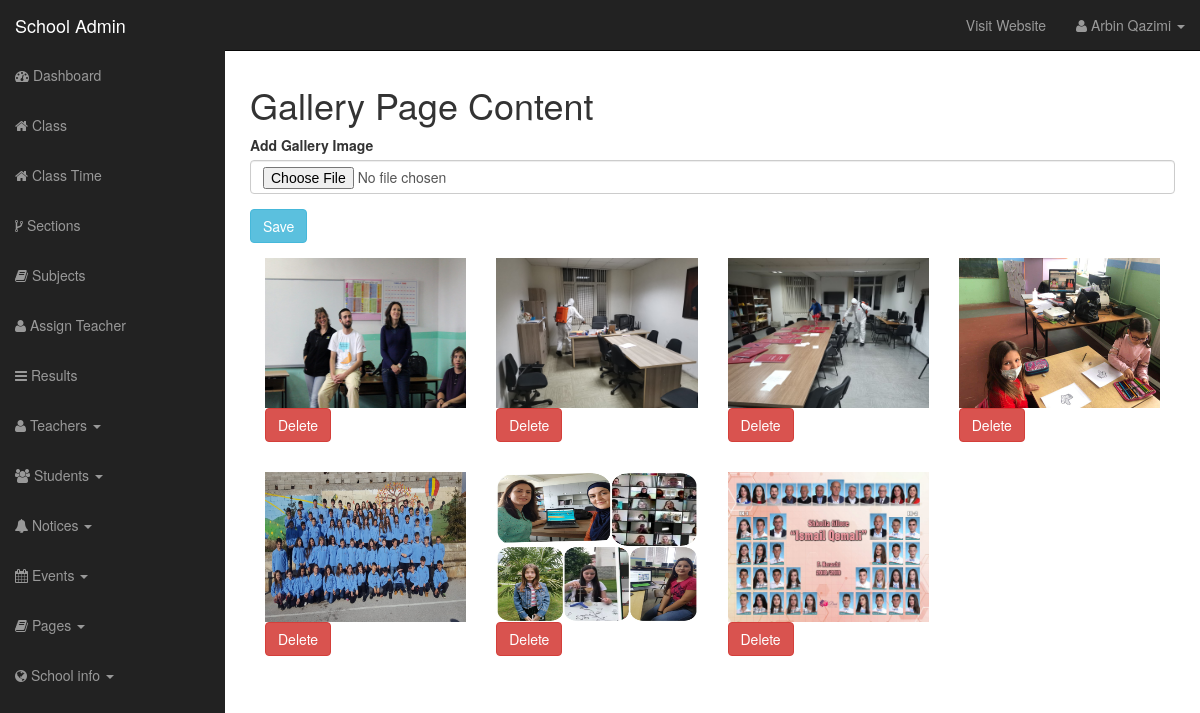
Page /school-admin/content_gallery.php (signed in) on the earlier database version.
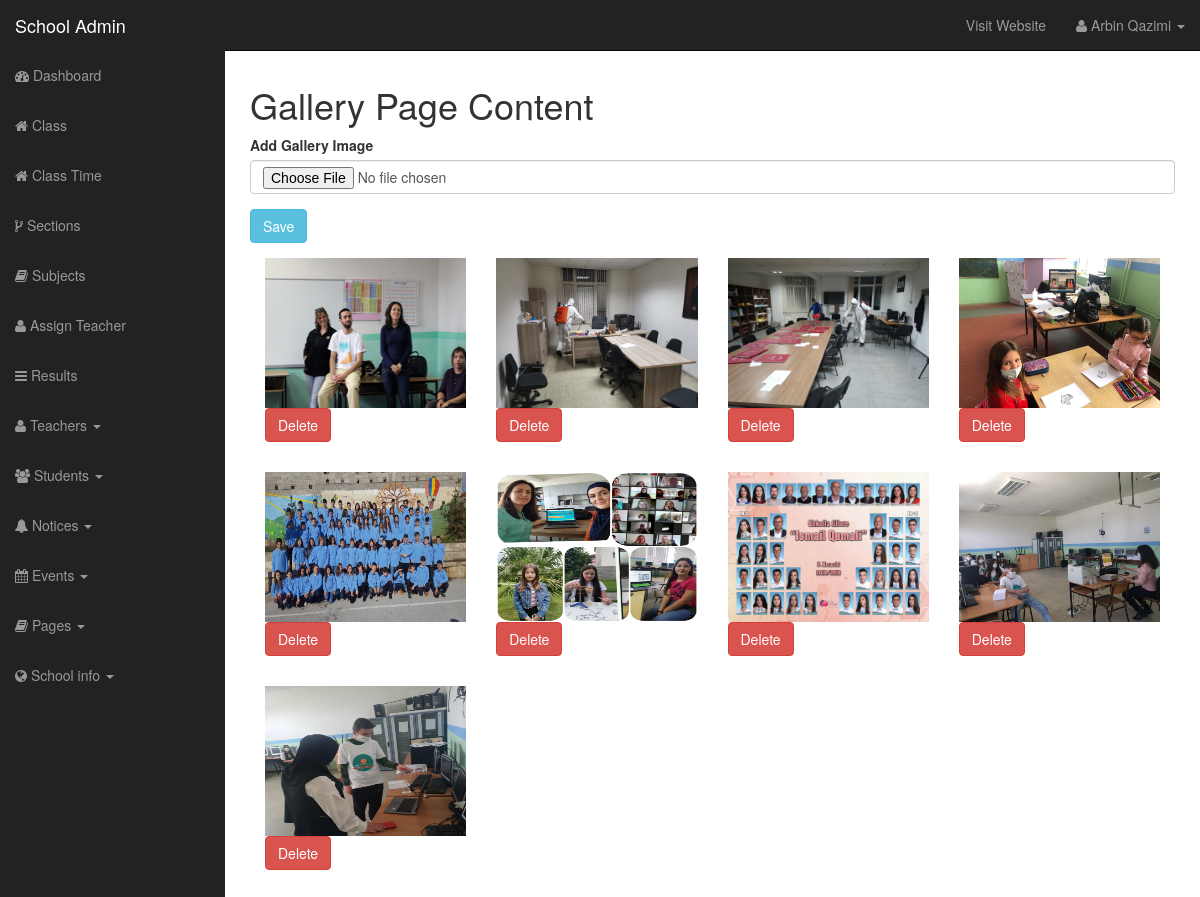
Same page on the later database version.
### tables this page shows
CREATE TABLE `user` (
  `id` int(12) NOT NULL,
  `username` varchar(100) NOT NULL,
  `user_password` varchar(255) NOT NULL,
  `user_role` varchar(30) NOT NULL,
  `user_firstname` varchar(50) DEFAULT NULL,
  `user_lastname` varchar(50) DEFAULT NULL
);

CREATE TABLE `page_contents` (
  `id` int(11) NOT NULL,
  `page_name` varchar(20) NOT NULL,
  `page_text` text DEFAULT NULL,
  `page_image` varchar(100) DEFAULT NULL
);

### functions.php (called while the page is built, shortened)
<?php
require_once "includes/db.php";
function get_name_by_session() {
	global $conn;
	$fullName = '';
	if(isset($_SESSION['username'])) {
		$session_user = $_SESSION['username'];
		$query = "SELECT user_firstname, user_lastname FROM user WHERE username='$session_user' LIMIT 1";
		$result = mysqli_query($conn, $query);
		$row = mysqli_fetch_assoc($result);
		$first_name = $row['user_firstname'];
		$last_name = $row['user_lastname'];
		$fullName = $first_name . " " . $last_name;
	}
	return $fullName;
}

### school-admin/content_gallery.php (the view, shortened to what this page needs)
<?php require_once "includes/header.php"; ?>
	<h1>Gallery Page Content</h1>
	<form action="" method="post" enctype="multipart/form-data">
		<div class="form-group">
			<label for="">Add Gallery Image</label>
			<input type="file" class="form-control" name="gallery_content">
		</div>
		<div class="form-group">
			<input type="submit" value="Save" class="btn btn-info" name="save_gallery_content">
		</div>
	</form>
	<?php
		$query = "SELECT * FROM page_contents WHERE page_name='gallery_page'";
		$result = mysqli_query($conn, $query);
		while ($row = mysqli_fetch_assoc($result)) {
			$image = $row['page_image'];
			$image_id = $row['id'];
	?>
		<div class="col-md-3" style="margin-bottom: 30px;">
			<img src="../assets/images/gallery-image/<?php echo $image; ?>" width="100%" height="150" alt="gallery">
			<a href="content_gallery.php?delete-image=<?php echo $image_id; ?>" class="btn btn-danger hidden-del-field">Delete</a>
		</div>
	<?php } ?>
<?php require_once "includes/footer.php"; ?>

### school-admin/includes/header.php (shortened to what this page needs)
<?php
	require_once "../functions.php";
?>
<!DOCTYPE html>
<html lang="en">
	<head>
		<link href="css/bootstrap.css" rel="stylesheet">
		<link href="css/bootstrap-datepicker.css" rel="stylesheet">
		<link href="css/sb-admin.css" rel="stylesheet">
		<link rel="stylesheet" href="font-awesome/css/font-awesome.min.css">
	</head>
	<body>
		<div id="wrapper">
			<nav class="navbar navbar-inverse navbar-fixed-top" role="navigation">
				<div class="navbar-header">
					<a class="navbar-brand" href="index.php">School Admin</a>
				</div>
				<div class="collapse navbar-collapse navbar-ex1-collapse">
					<ul class="nav navbar-nav side-nav">
						<li><a href="index.php"><i class="fa fa-dashboard"></i> Dashboard</a></li>
						<li><a href="class.php"><i class="fa fa-home"></i> Class</a></li>
						<li><a href="class_time.php"><i class="fa fa-home"></i> Class Time</a></li>
						<li><a href="sections.php"><i class="fa fa-code-fork"></i> Sections</a></li>
						<li><a href="subjects.php"><i class="fa fa-book"></i> Subjects</a></li>
						<li><a href="assign_teacher.php"><i class="fa fa-user"></i> Assign Teacher</a></li>
						<li><a href="calculate_results.php"><i class="fa fa-bars"></i> Results</a></li>
						<li class="dropdown">
							<a href="#" class="dropdown-toggle" data-toggle="dropdown"><i class="fa fa-user"></i> Teachers <b class="caret"></b></a>
						</li>
						<li class="dropdown">
							<a href="#" class="dropdown-toggle" data-toggle="dropdown"><i class="fa fa-users"></i> Students <b class="caret"></b></a>
						</li>
						<li class="dropdown">
							<a href="#" class="dropdown-toggle" data-toggle="dropdown"><i class="fa fa-bell"></i> Notices <b class="caret"></b></a>
						</li>
						<li class="dropdown">
							<a href="#" class="dropdown-toggle" data-toggle="dropdown"><i class="fa fa-calendar"></i> Events <b class="caret"></b></a>
						</li>
						<li class="dropdown">
							<a href="#" class="dropdown-toggle" data-toggle="dropdown"><i class="fa fa-book"></i> Pages <b class="caret"></b></a>
						</li>
						<li class="dropdown">
							<a href="#" class="dropdown-toggle" data-toggle="dropdown"><i class="fa fa-globe"></i> School info <b class="caret"></b></a>
						</li>
					</ul>
					<ul class="nav navbar-nav navbar-right navbar-user">
						<li><a href="../index.php" target="_blank">Visit Website</a></li>
						<li class="dropdown user-dropdown">
							<a href="#" class="dropdown-toggle" data-toggle="dropdown"><i class="fa fa-user"></i> <?php echo get_name_by_session(); ?> <b class="caret"></b></a>
						</li>
					</ul>
					</div>
				</nav>
				<div id="page-wrapper">
					<div class="row">
						<div class="col-lg-12">

### school-admin/includes/footer.php (shortened to what this page needs)
					</div>
				</div>
			</div>
		</div>
	</body>
</html>

### school-admin/css/sb-admin.css (style rules this page uses)
body { margin-top: 50px; }
#wrapper { padding-left: 0; }
#page-wrapper { width: 100%; padding: 5px 15px; }
@media (min-width:768px) { #wrapper { padding-left: 225px; } }
@media (min-width:768px) { #page-wrapper { padding: 15px 25px; } }
@media (min-width:768px) { .side-nav { margin-left: -225px; left: 225px; width: 225px; position: fixed; top: 50px; height: 100%; border-radius: 0; border: none; background-color: #222222; overflow-y: auto; } }
@media (min-width:768px) { .side-nav>li>a { width: 225px; } }
@media (min-width:768px) { .navbar-collapse { padding-left: 15px !important; padding-right: 15px !important; } }
.side-nav { padding-bottom: 50px; }

Differences in the rows shown:
added page_contents: page_image (picture)
added page_contents: page_image (picture)
